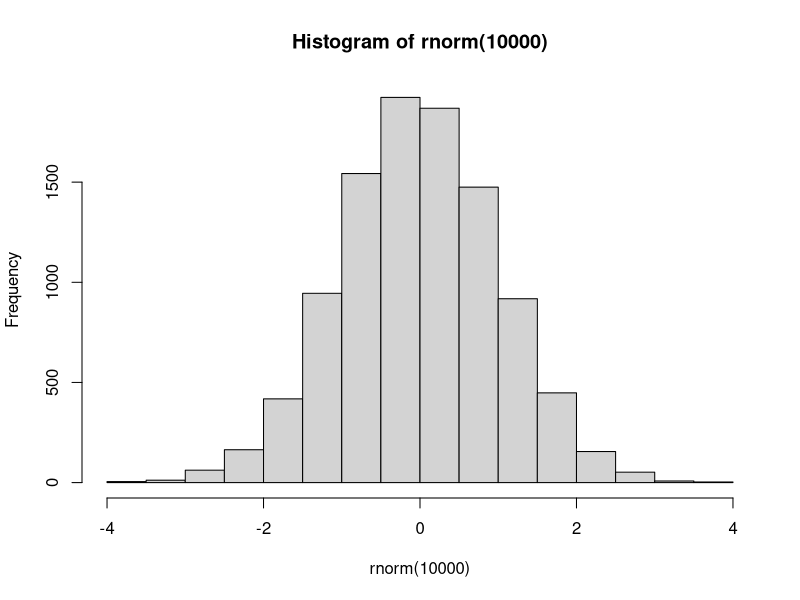

Write the R code that produced this figure.
## ---- chunk 1
hist(rnorm(10000))
